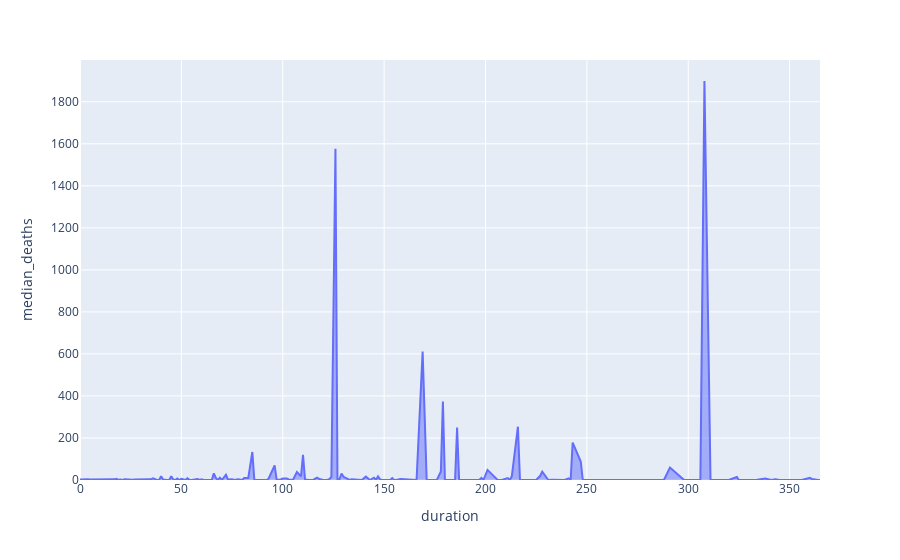

Source (notebook cell):
### Code cell
fig = px.area(plot_df, x='duration', y='median_deaths')
fig.show()

### Figure 1 — Plotly figure (JSON) as saved in the notebook; plotly's stock layout.template omitted (floating-point values rounded to 4 significant figures; data arrays with more than 128 entries replaced by an {"elided": "..."} marker saying what was removed)
{"data": [{"hoverlabel": {"namelength": 0}, "hovertemplate": "duration=%{x}<br>median_deaths=%{y}", "legendgroup": "", "line": {"color": "#636efa"}, "mode": "lines", "name": "", "orientation": "v", "showlegend": false, "stackgroup": "1", "type": "scatter", "x": {"elided": "222 int values"}, "xaxis": "x", "y": {"elided": "222 float values"}, "yaxis": "y"}], "layout": {"autosize": true, "legend": {"tracegroupgap": 0}, "margin": {"t": 60}, "xaxis": {"anchor": "y", "autorange": true, "domain": [0, 1], "range": [0, 365], "title": {"text": "duration"}, "type": "linear"}, "yaxis": {"anchor": "x", "autorange": true, "domain": [0, 1], "range": [0, 1999.0], "title": {"text": "median_deaths"}, "type": "linear"}}}
